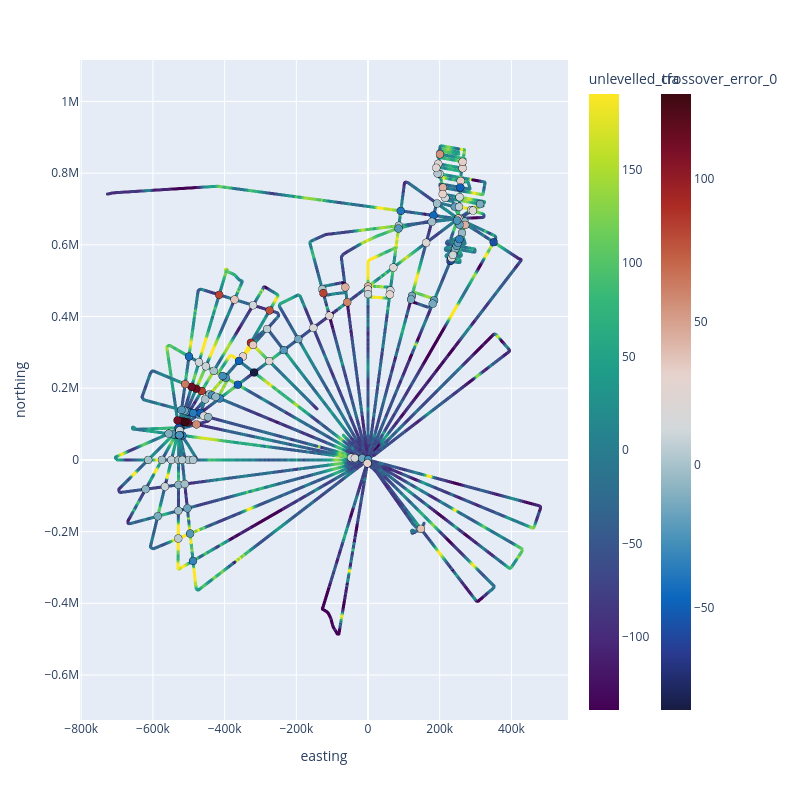

Notebook code cell kept with this figure:
### Code cell
fig = airbornegeo.plotly_points(
    data_df,
    color_col="unlevelled_tfa",
    hover_cols=["flight"],
    cmap="viridis",
    size=3,
)
fig = airbornegeo.plotly_points(
    inters,
    fig=fig,
    color_col=inters.columns[-1],
    hover_cols=["line1", "line2", "is_buffered"],
    size=8,
    edge_width=0.2,
    cmap="balance",
    robust=False,
)

fig.show()

### Figure 1 — Plotly figure (JSON) as saved in the notebook; plotly's stock layout.template omitted (floating-point values rounded to 4 significant figures; data arrays with more than 128 entries replaced by an {"elided": "..."} marker saying what was removed)
{"data": [{"customdata": {"elided": "65191x1 int values"}, "hovertemplate": "easting=%{x}<br>northing=%{y}<br>flight=%{customdata[0]}<br>unlevelled_tfa=%{marker.color}<extra></extra>", "legendgroup": "", "marker": {"color": {"elided": "65191 float values"}, "coloraxis": "coloraxis", "line": {"color": "black"}, "size": 3, "symbol": "circle"}, "mode": "markers", "name": "", "showlegend": false, "type": "scattergl", "x": {"elided": "65191 float values"}, "xaxis": "x", "y": {"elided": "65191 float values"}, "yaxis": "y"}, {"customdata": {"elided": "148x3 mixed values"}, "hovertemplate": "easting=%{x}<br>northing=%{y}<br>line1=%{customdata[0]}<br>line2=%{customdata[1]}<br>is_buffered=%{customdata[2]}<br>crossover_error_0=%{marker.color}<extra></extra>", "legendgroup": "", "marker": {"cmax": 129.6, "cmin": -85.73, "color": {"elided": "148 float values"}, "colorbar": {"title": {"text": "crossover_error_0"}, "x": 1.17}, "colorscale": [[0, "rgb(23, 28, 66)"], [0.09091, "rgb(41, 58, 143)"], [0.1818, "rgb(11, 102, 189)"], [0.2727, "rgb(69, 144, 185)"], [0.3636, "rgb(142, 181, 194)"], [0.4545, "rgb(210, 216, 219)"], [0.5455, "rgb(230, 210, 204)"], [0.6364, "rgb(213, 157, 137)"], [0.7273, "rgb(196, 101, 72)"], [0.8182, "rgb(172, 43, 36)"], [0.9091, "rgb(120, 14, 40)"], [1, "rgb(60, 9, 17)"]], "line": {"color": "black", "width": 0.2}, "showscale": true, "size": 8, "symbol": "circle"}, "mode": "markers", "name": "", "showlegend": false, "type": "scattergl", "x": {"elided": "148 float values"}, "xaxis": "x", "y": {"elided": "148 float values"}, "yaxis": "y"}], "layout": {"autosize": false, "coloraxis": {"autocolorscale": false, "cmax": 190.7, "cmin": -139.3, "colorbar": {"title": {"text": "unlevelled_tfa"}}, "colorscale": [[0, "#440154"], [0.1111, "#482878"], [0.2222, "#3e4989"], [0.3333, "#31688e"], [0.4444, "#26828e"], [0.5556, "#1f9e89"], [0.6667, "#35b779"], [0.7778, "#6ece58"], [0.8889, "#b5de2b"], [1, "#fde725"]]}, "height": 800, "legend": {"tracegroupgap": 0}, "margin": {"t": 60}, "width": 800, "xaxis": {"anchor": "y", "domain": [0, 1], "title": {"text": "easting"}}, "yaxis": {"anchor": "x", "domain": [0, 1], "scaleanchor": "x", "scaleratio": 1, "title": {"text": "northing"}}}}
